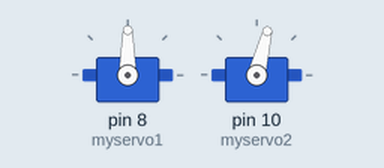
Simulated run of this sketch. Board: Arduino Uno, built with avr-gcc and run on an emulated ATmega328P. Shown: 2 × servo.

Above: at 0.05 s.
At 4.6 s:
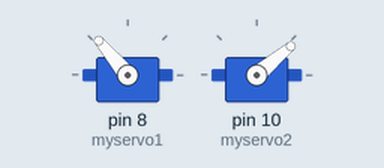
At 8.85 s:
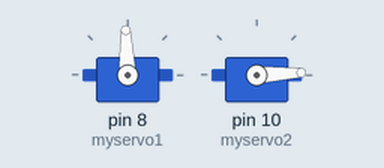
At 17.25 s:
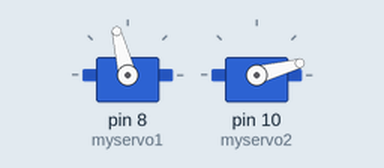
Timing chart, 0 to 19.9 s (numbered marks = the images above):
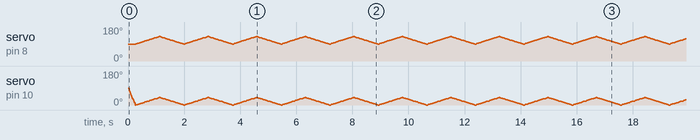

The sketch:

varspeed_ex.ino
```cpp
// a maximum of eight servo objects can be created
// write(degrees 0-180, speed 1-255, wait to complete true-false)

#include <VarSpeedServo.h>

VarSpeedServo myservo1;
VarSpeedServo myservo2;

void setup()
{
  myservo1.attach(8);
  myservo2.attach(10);
}

void loop()
{
  myservo1.write(90,225,false);
  myservo2.write(0,225,true);

  myservo1.write(180,30,false);
  myservo2.write(40,30,true);

  myservo1.write(90,30,false);
  myservo2.write(0,30,true);
}
```
